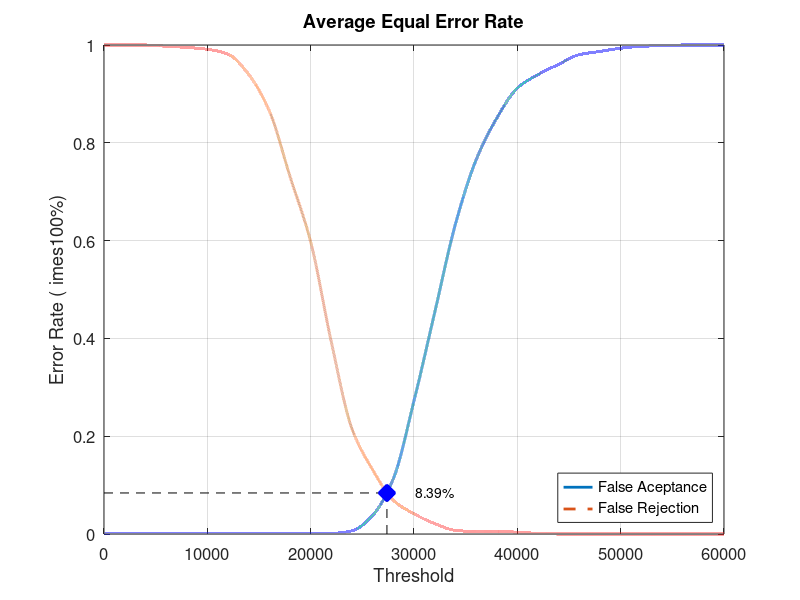
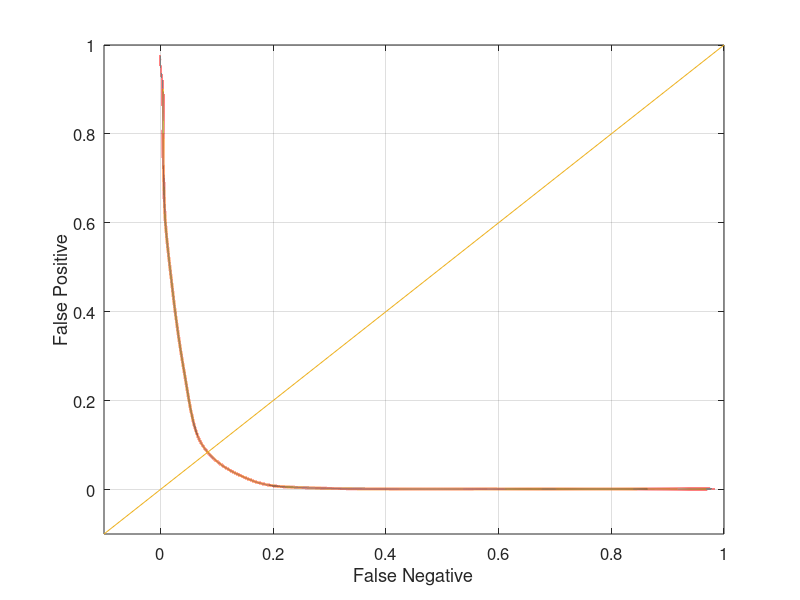

Recreate these plots in MATLAB, in order.
close all;
clear;
clc;
x = 0:2000:60000;
xq = 0:0.5:60000;

y0 = [0 0.00131579 0.00131579 0.00131579 0.00131579 0.00131579 0.00131579 0.00131579 0.00131579 0.00131579 0.00131579 0.00131579 0.00657895 0.0381579 0.113158 0.272368 0.452632 0.632895 0.764474 0.85 0.911842 0.939474 0.960526 0.980263 0.986842 0.993421 0.997368 0.998684 1 1 1]
yy0 = interp1(x, y0, xq, 'pchip');
y1 = [1 1 1 0.9975 0.995 0.99125 0.98125 0.94 0.865 0.73125 0.5975 0.3925 0.215 0.13125 0.06875 0.04125 0.02125 0.0075 0.005 0.005 0.00375 0.00125 0 0 0 0 0 0 0 0 0]
yy1 = interp1(x, y1, xq, 'pchip');

% Calculating EER: 
y2 = abs(y0 - y1);
find(y2 == min(y2))
yy2 = abs(yy0 - yy1);
xEER = find(yy2 == min(yy2));
xEERIndex = xq(xEER) % X-axis EER
yEER = yy0(xEER) % Y-axis EER

main = figure
plot(xq, yy0,'-','LineWidth', 2);	hold on
plot(xq, yy1,'--','LineWidth', 2);	hold on
plot([xEERIndex xEERIndex], [0 yEER], 'k--');	hold on
plot([0 xEERIndex], [yEER yEER], 'k--');	hold on
plot(xEERIndex, yEER, 'bx', 'LineWidth', 10);	hold on
text(xEERIndex + 10 * xEERIndex / 100, yEER, [num2str(round((10000 * yEER)) / 100) '%'])
legend('False Aceptance', 'False Rejection', 'Location', 'SouthEast')
xlabel('Threshold')
ylabel('Error Rate (	imes100%)')
title('Average Equal Error Rate')
set(gca, 'FontSize', 12)
axis([0 60000 0 1])
grid on

print(main, 'Experiment5AverageMain', '-dpng');
FNRxFPR = figure('Color', [1 1 1]);
plot(yy1, yy0, '-', yy1, yy0, 'LineWidth', 2);
hold on
y = -0.1:0.1:1
plot(y, y); 
set(gca, 'FontSize', 12)
xlabel('False Negative')
ylabel('False Positive')
axis([-0.1 1 -0.1 1])
set(gca, 'FontSize', 12)
grid on

print(FNRxFPR, 'Experiment5AverageFNRxFPR','-dpng');
